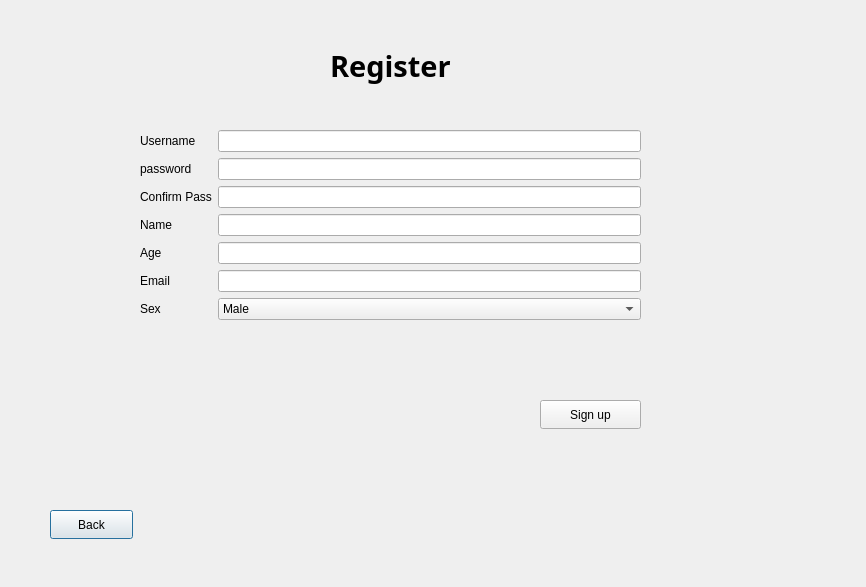
<?xml version="1.0" encoding="UTF-8"?>
<ui version="4.0">
 <class>Sign_up</class>
 <widget class="QDialog" name="Sign_up">
  <property name="geometry">
   <rect>
    <x>0</x>
    <y>0</y>
    <width>866</width>
    <height>587</height>
   </rect>
  </property>
  <property name="windowTitle">
   <string>Dialog</string>
  </property>
  <widget class="QLabel" name="label">
   <property name="geometry">
    <rect>
     <x>330</x>
     <y>30</y>
     <width>331</width>
     <height>71</height>
    </rect>
   </property>
   <property name="font">
    <font>
     <family>Rockwell Extra Bold</family>
     <pointsize>22</pointsize>
     <bold>true</bold>
    </font>
   </property>
   <property name="text">
    <string>Register</string>
   </property>
  </widget>
  <widget class="QPushButton" name="pushButton">
   <property name="geometry">
    <rect>
     <x>50</x>
     <y>510</y>
     <width>83</width>
     <height>29</height>
    </rect>
   </property>
   <property name="text">
    <string>Back</string>
   </property>
  </widget>
  <widget class="QPushButton" name="pushButton_2">
   <property name="geometry">
    <rect>
     <x>540</x>
     <y>400</y>
     <width>101</width>
     <height>29</height>
    </rect>
   </property>
   <property name="text">
    <string>Sign up</string>
   </property>
  </widget>
  <widget class="QWidget" name="formLayoutWidget">
   <property name="geometry">
    <rect>
     <x>140</x>
     <y>130</y>
     <width>501</width>
     <height>261</height>
    </rect>
   </property>
   <layout class="QFormLayout" name="formLayout">
    <item row="0" column="1">
     <widget class="QLineEdit" name="Username"/>
    </item>
    <item row="2" column="0">
     <widget class="QLabel" name="label_4">
      <property name="text">
       <string>Confirm Pass</string>
      </property>
     </widget>
    </item>
    <item row="4" column="0">
     <widget class="QLabel" name="label_5">
      <property name="text">
       <string>Age</string>
      </property>
     </widget>
    </item>
    <item row="6" column="0">
     <widget class="QLabel" name="label_6">
      <property name="text">
       <string>Sex</string>
      </property>
     </widget>
    </item>
    <item row="3" column="0">
     <widget class="QLabel" name="label_3">
      <property name="text">
       <string>Name</string>
      </property>
     </widget>
    </item>
    <item row="1" column="0">
     <widget class="QLabel" name="label_7">
      <property name="text">
       <string>password</string>
      </property>
     </widget>
    </item>
    <item row="1" column="1">
     <widget class="QLineEdit" name="Password"/>
    </item>
    <item row="2" column="1">
     <widget class="QLineEdit" name="Confirm"/>
    </item>
    <item row="3" column="1">
     <widget class="QLineEdit" name="Mame"/>
    </item>
    <item row="6" column="1">
     <widget class="QComboBox" name="Sex">
      <item>
       <property name="text">
        <string>Male</string>
       </property>
      </item>
      <item>
       <property name="text">
        <string>Female</string>
       </property>
      </item>
     </widget>
    </item>
    <item row="0" column="0">
     <widget class="QLabel" name="label_2">
      <property name="font">
       <font>
        <pointsize>9</pointsize>
       </font>
      </property>
      <property name="text">
       <string>Username</string>
      </property>
     </widget>
    </item>
    <item row="4" column="1">
     <widget class="QLineEdit" name="Age"/>
    </item>
    <item row="5" column="0">
     <widget class="QLabel" name="label_8">
      <property name="text">
       <string>Email</string>
      </property>
     </widget>
    </item>
    <item row="5" column="1">
     <widget class="QLineEdit" name="Email"/>
    </item>
   </layout>
  </widget>
 </widget>
 <resources/>
 <connections/>
</ui>
